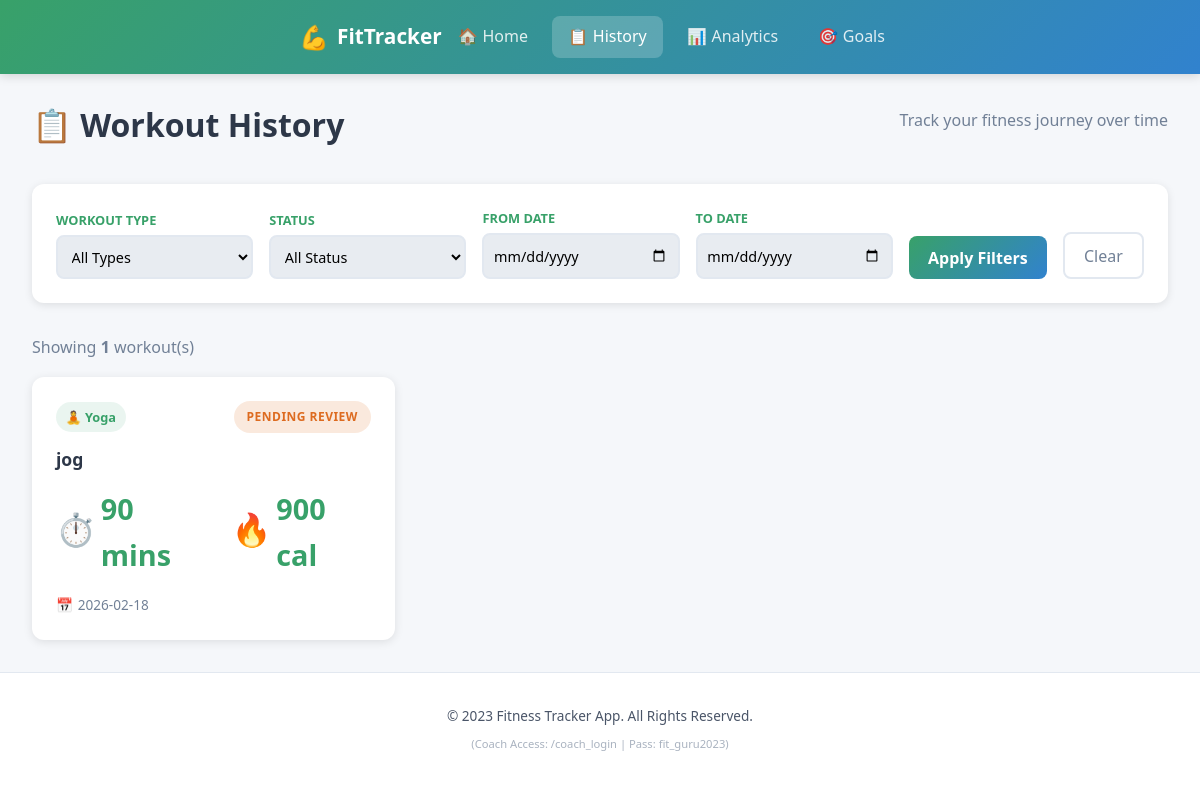
The app's page /history with its own data.
### tables this page shows
CREATE TABLE workouts (
            id INTEGER PRIMARY KEY AUTOINCREMENT,
            workout_title TEXT NOT NULL,
            workout_type TEXT NOT NULL,
            duration INTEGER NOT NULL,
            calories_burned INTEGER NOT NULL,
            workout_date DATE NOT NULL,
            status TEXT DEFAULT 'Pending Review',
            notes TEXT DEFAULT '',
            created_at TIMESTAMP DEFAULT CURRENT_TIMESTAMP
        );

### app.py (the view)
@app.route('/history')
def workout_history():
    conn = get_db()
    workout_type = request.args.get('type', '')
    status = request.args.get('status', '')
    date_from = request.args.get('from', '')
    date_to = request.args.get('to', '')
    query = 'SELECT * FROM workouts WHERE 1=1'
    params = []
    if workout_type:
        query += ' AND workout_type = ?'
        params.append(workout_type)
    if status:
        query += ' AND status = ?'
        params.append(status)
    if date_from:
        query += ' AND workout_date >= ?'
        params.append(date_from)
    if date_to:
        query += ' AND workout_date <= ?'
        params.append(date_to)
    query += ' ORDER BY workout_date DESC'
    workouts = conn.execute(query, params).fetchall()
    workout_types = conn.execute('SELECT DISTINCT workout_type FROM workouts').fetchall()
    conn.close()
    return render_template('workout_history.html',
                         workouts=workouts,
                         workout_types=workout_types,
                         filters={'type': workout_type, 'status': status, 'from': date_from, 'to': date_to})

### app.py (called while the page is built)
def get_db():
    conn = sqlite3.connect(DATABASE)
    conn.row_factory = sqlite3.Row
    return conn

### templates/workout_history.html (shortened to what this page needs)
{% extends 'base.html' %}
{% block content %}
<div class="page-header">
    <h1 class="page-title">📋 Workout History</h1>
    <p class="page-subtitle">Track your fitness journey over time</p>
</div>
<div class="filters-container">
    <form method="GET" class="filters-form">
        <div class="filter-group">
            <label class="filter-label">Workout Type</label>
            <select name="type" class="filter-input">
                <option value="">All Types</option>
            </select>
        </div>
        <div class="filter-group">
            <label class="filter-label">Status</label>
            <select name="status" class="filter-input">
                <option value="">All Status</option>
            </select>
        </div>
        <div class="filter-group">
            <label class="filter-label">From Date</label>
            <input type="date" name="from" class="filter-input" value="{{ filters.from }}">
        </div>
        <div class="filter-group">
            <label class="filter-label">To Date</label>
            <input type="date" name="to" class="filter-input" value="{{ filters.to }}">
        </div>
        <button type="submit" class="btn filter-btn">Apply Filters</button>
        <a href="{{ url_for('workout_history') }}" class="btn filter-clear-btn">Clear</a>
    </form>
</div>
<div class="results-info">
    <p>Showing <strong>{{ workouts|length }}</strong> workout(s)</p>
</div>
<div class="history-grid">
    {% if workouts %}
        {% for workout in workouts %}
        <div class="history-card">
            <div class="history-card-header">
                <div class="workout-type-badge type-{{ workout.workout_type | lower }}">
                    {% if workout.workout_type == 'Cardio' %}🏃
                    {% elif workout.workout_type == 'Strength' %}💪
                    {% elif workout.workout_type == 'Yoga' %}🧘
                    {% elif workout.workout_type == 'HIIT' %}⚡
                    {% elif workout.workout_type == 'Swimming' %}🏊
                    {% elif workout.workout_type == 'Cycling' %}🚴
                    {% elif workout.workout_type == 'Running' %}🏃
                    {% else %}🏋️{% endif %}
                    {{ workout.workout_type }}
                </div>
                <span class="status-badge status-{{ workout.status | lower | replace(' ', '-') }}">
                    {{ workout.status }}
                </span>
            </div>
            <h3 class="history-card-title">{{ workout.workout_title }}</h3>
            <div class="history-card-stats">
                <div class="stat-item">
                    <span class="stat-icon">⏱️</span>
                    <span class="stat-value">{{ workout.duration }} mins</span>
                </div>
                <div class="stat-item">
                    <span class="stat-icon">🔥</span>
                    <span class="stat-value">{{ workout.calories_burned }} cal</span>
                </div>
            </div>
            <div class="history-card-date">
                <span class="date-icon">📅</span>
                {{ workout.workout_date }}
            </div>
        </div>
        {% endfor %}
    {% endif %}
</div>
{% endblock %}

### templates/base.html (shortened to what this page needs)
<!DOCTYPE html>
<html lang="en">
<head>
    <link href="https://cdn.jsdelivr.net/npm/bootstrap@5.3.0/dist/css/bootstrap.min.css" rel="stylesheet">
    <link rel="stylesheet" href="{{ url_for('static', filename='style.css') }}">
</head>
<body>
    <nav class="navbar">
        <div class="nav-container">
            <a href="{{ url_for('front_stage') }}" class="nav-brand">
                <span class="brand-icon">💪</span>
                <span class="brand-text">FitTracker</span>
            </a>
            <div class="nav-links">
                <a href="{{ url_for('front_stage') }}" class="nav-link {% if request.endpoint == 'front_stage' %}active{% endif %}">
                    <span class="nav-icon">🏠</span> Home
                </a>
                <a href="{{ url_for('workout_history') }}" class="nav-link {% if request.endpoint == 'workout_history' %}active{% endif %}">
                    <span class="nav-icon">📋</span> History
                </a>
                <a href="{{ url_for('analytics') }}" class="nav-link {% if request.endpoint == 'analytics' %}active{% endif %}">
                    <span class="nav-icon">📊</span> Analytics
                </a>
                <a href="{{ url_for('goals') }}" class="nav-link {% if request.endpoint == 'goals' or request.endpoint == 'add_goal' %}active{% endif %}">
                    <span class="nav-icon">🎯</span> Goals
                </a>
            </div>
        </div>
    </nav>
    <div class="main-container">
        {% block content %}{% endblock %}
    </div>
    <footer class="footer">
        <p class="copyright">&copy; 2023 Fitness Tracker App. All Rights Reserved.</p>
        <p class="coach-hint">(Coach Access: /coach_login | Pass: fit_guru2023)</p>
    </footer>
</body>
</html>

### records on screen
workouts: workout_type "Yoga", status "PENDING REVIEW", workout_title "jog", duration "90", calories_burned "900", workout_date "2026-02-18"

### other values on screen
{{ workouts|length }} "1"
